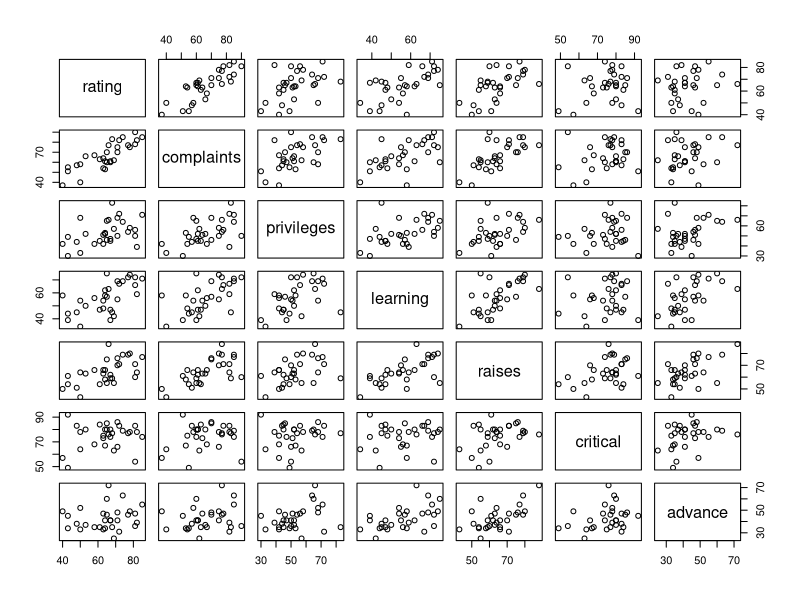
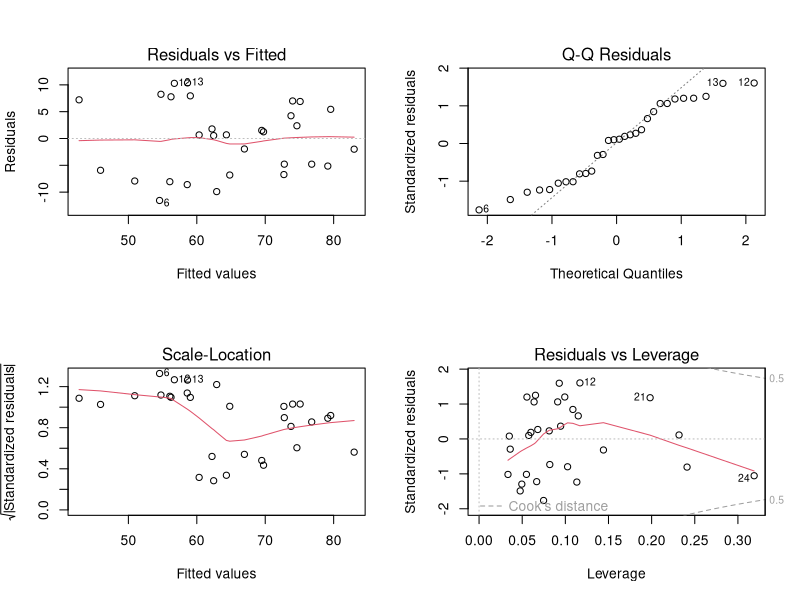
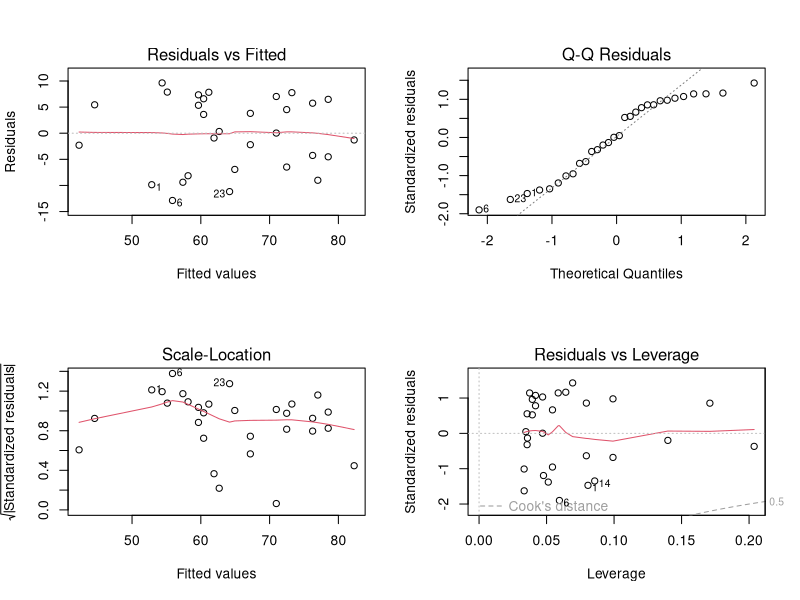
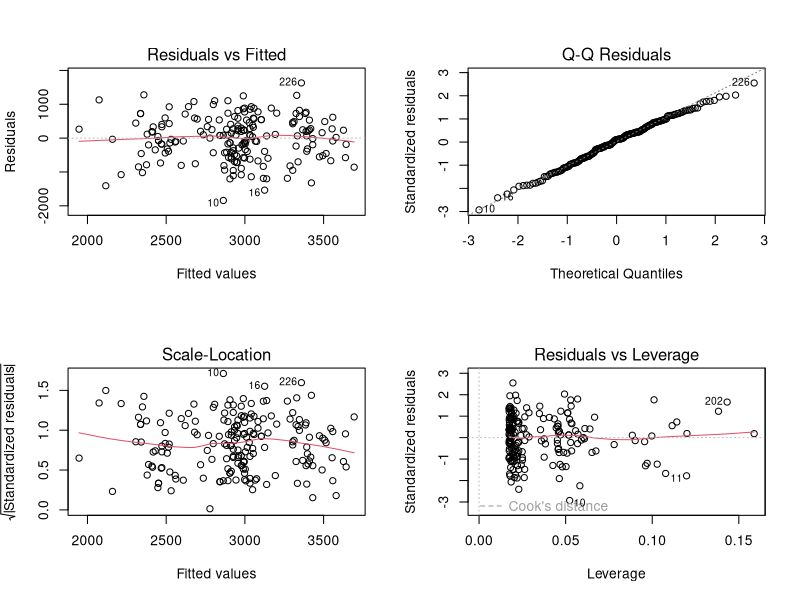

Generate these figures, in order, with R:
#Chapter 11

# 변수가 많지 않은 경우 Backward elimination 권장

attitude_v <- attitude

pairs(attitude)                    #변수간 산포도를 그려줌
cor(attitude)                      #변수간 상관계수를 계산해줌

out <- lm(rating ~ ., data = attitude)      #모든 독립변수를 다 넣어서 회귀분석
summary(out)                                
anova(out)

library(car)    
out <- lm(rating ~ ., data = attitude)
vif(out)                                 #다중공선성
#vif값이 10 안넘으면 써도 됨?

out2 <- lm(rating ~ complaints+learning+advance, data = attitude)    #p-value가 큰 변수 제거 후 회귀분석
anova(out2, out)                                                     #모형 비교 anova(작은모형, 큰모형),  F-test
                             #두 모형간 차이가 없다면(p-value>0.05) 변수 제거해도 모형에 영향이 없다는 뜻


out3 <- lm(rating ~ complaints+learning, data = attitude)        #영향력이 작은 변수를 하나 더 제거 후 회귀분석
anova(out3, out2, out)                                           #모형 비교 anova(더 작은 모형, 작은모형, 큰모형)

summary(out2)
summary(out3)                #최종모형으로 선택, 회귀분석 결과 확인


par(mfrow=c(2,2))            #회귀진단
plot(out3)
shapiro.test(resid(out3))

vif(out3)

#추가적으로 더 제거

out4 <- lm(rating ~ complaints, data = attitude)        #영향력이 작은 변수를 하나 더 제거 후 회귀분석
anova(out4, out3)                                       #모형 비교 

summary(out4)                


par(mfrow=c(2,2))              #회귀진단
plot(out4)
shapiro.test(resid(out4))     #정규성을 만족하지 못함




#조정된 결정계수로 비교하여 모형 선택하는 경우 
# out --->    독립변수  6개     결정계수  0.7326     조정된 결정계수   0.6628
# out2 --->   독립변수  3개     결정계수  0.7256     조정된 결정계수   0.6939    ** 선택 
# out3 --->   독립변수  2개     결정계수  0.7080     조정된 결정계수   0.6864
# out4 --->   독립변수  1개     결정계수  0.6813     조정된 결정계수   0.6699





#두 번째 사례(연습문제)

library(MASS)

birthwt_v <- birthwt

out <- lm(bwt ~ age+lwt+factor(race)+smoke+ptl+ht+ui, data = birthwt)
anova(out)
summary(out)

out2 <- lm(bwt~lwt+factor(race)+smoke+ht+ui, data = birthwt)
anova(out2, out)

anova(out2)
summary(out2)

par(mfrow=c(2,2))            #회귀진단
plot(out2)
shapiro.test(resid(out2))

vif(out2)




#세 번째 사례(다항 회귀모형)

summary(lm(dist ~ speed + I(speed^2), data = cars))
with(cars, cor(speed, speed^2))

summary(lm(dist~speed + I(speed^2) -1, data = cars))

out_s <- lm(dist~speed + I(speed^2) -1, data = cars)
library(car)    
vif(out_s)        #다중공선성
